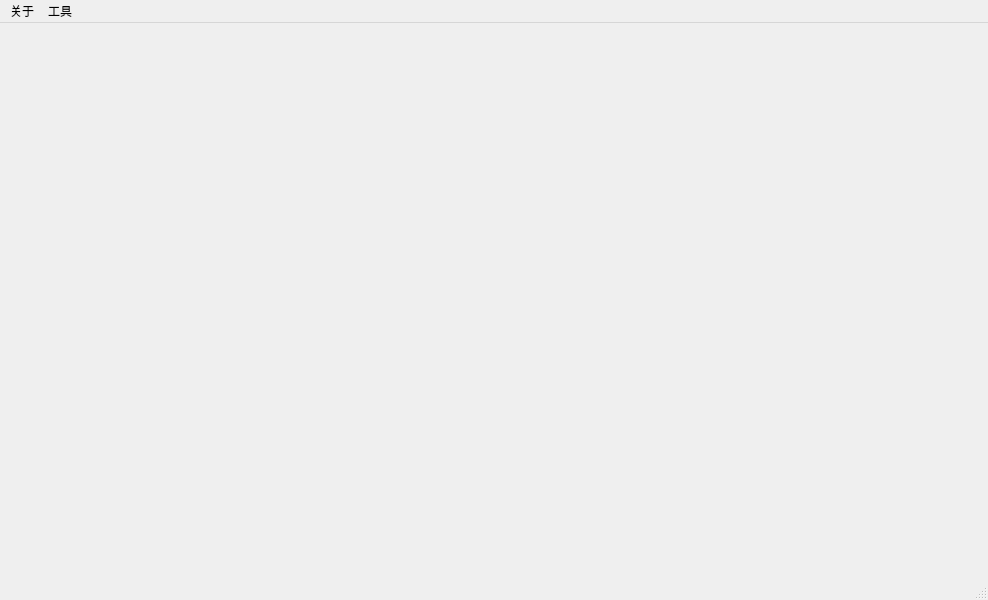
<?xml version="1.0" encoding="UTF-8"?>
<ui version="4.0">
 <class>MainWorkbench</class>
 <widget class="QMainWindow" name="MainWorkbench">
  <property name="geometry">
   <rect>
    <x>0</x>
    <y>0</y>
    <width>988</width>
    <height>600</height>
   </rect>
  </property>
  <widget class="QWidget" name="central_widget"/>
  <widget class="QMenuBar" name="menubar">
   <property name="geometry">
    <rect>
     <x>0</x>
     <y>0</y>
     <width>988</width>
     <height>17</height>
    </rect>
   </property>
   <widget class="QMenu" name="menu">
    <property name="title">
     <string>关于</string>
    </property>
   </widget>
   <widget class="QMenu" name="menu_2">
    <property name="title">
     <string>工具</string>
    </property>
   </widget>
   <addaction name="menu"/>
   <addaction name="menu_2"/>
  </widget>
  <widget class="QStatusBar" name="statusbar"/>
 </widget>
 <resources/>
 <connections/>
</ui>
